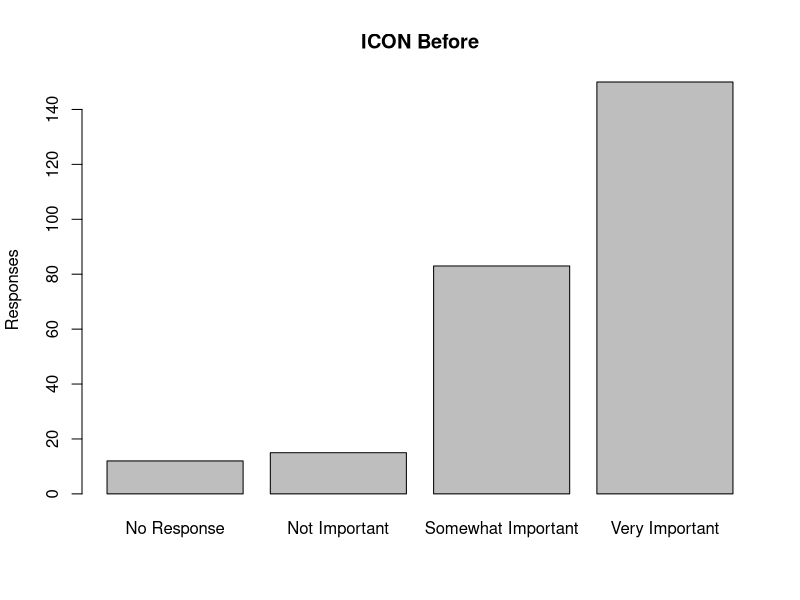
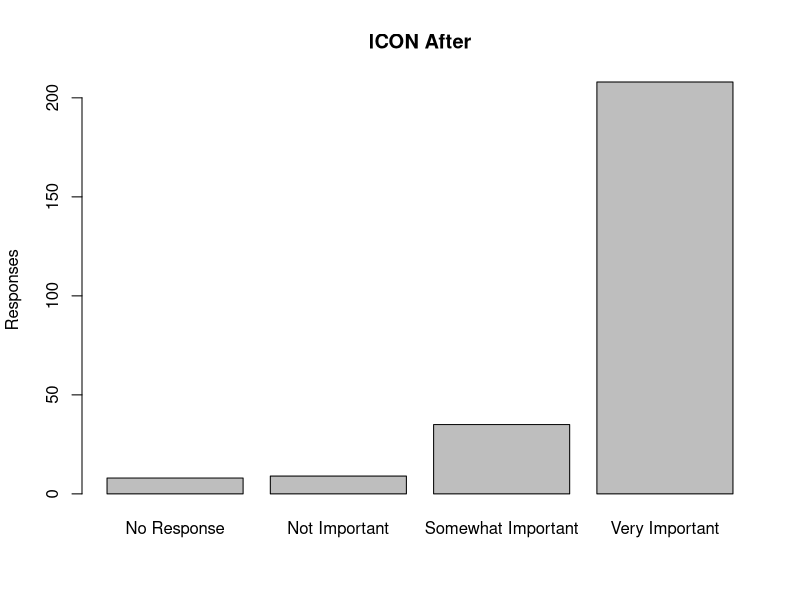
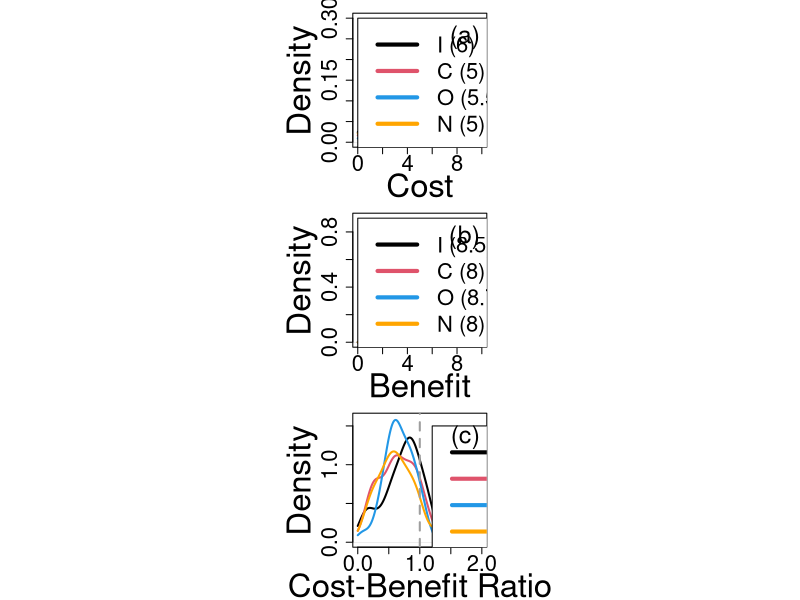
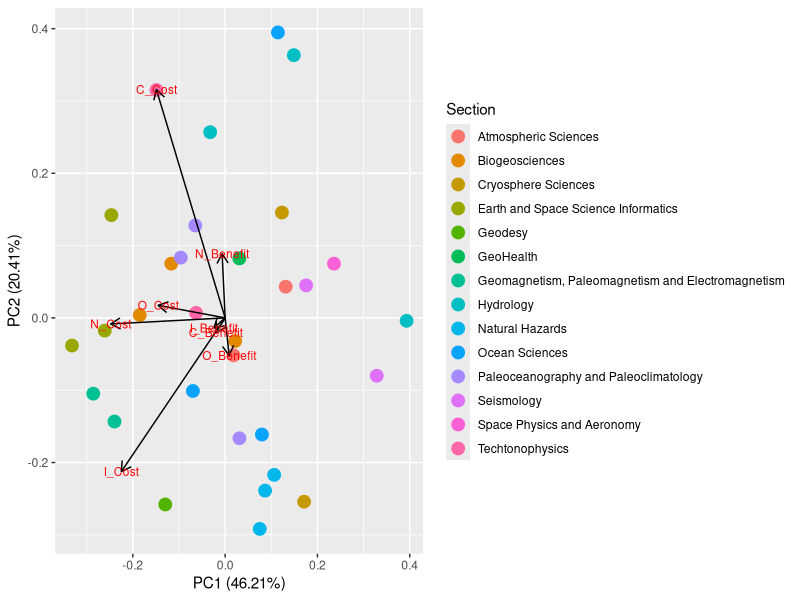
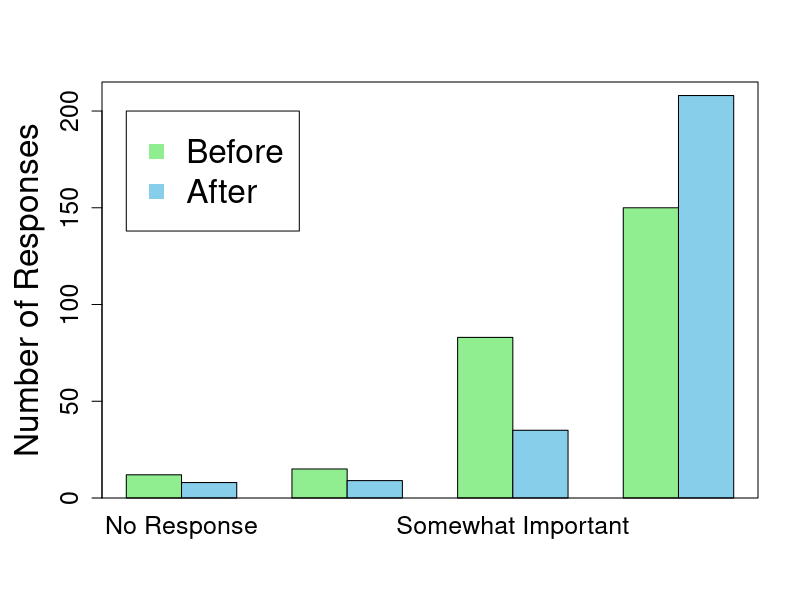

These charts were generated, in order, by the following R code:

dat = read.csv("ICON Cost_Benefit - Sheet1.csv",skip=1,stringsAsFactors = F)
head(dat)

# compute the cost-benefit ratios for each letter in each section

dat$I_CB_Ratio = dat$I_Cost/dat$I_Benefit
dat$C_CB_Ratio = dat$C_Cost/dat$C_Benefit
dat$O_CB_Ratio = dat$O_Cost/dat$O_Benefit
dat$N_CB_Ratio = dat$N_Cost/dat$N_Benefit

# make kernel density plots

pdf("ICON_Cost_Benefit.pdf",height=15)
par(pty="s",mfrow=c(3,1),mar=c(4,4,1,1))

plot(density(dat$I_Cost,from = 0,to = 10),type = "l",lwd=2,xlab="Cost",cex.lab=3,cex.axis=2,main="",ylim=c(0,0.3))
points(density(dat$C_Cost,from = 0,to = 10),type = "l",lwd=2,col=2)
points(density(dat$O_Cost,from = 0,to = 10),type = "l",lwd=2,col=4)
points(density(dat$N_Cost,from = 0,to = 10),type = "l",lwd=2,col="orange")
legend(0,0.3,legend = c(paste0("I (",round(median(dat$I_Cost),digits = 2),")"),
                        paste0("C (",round(median(dat$C_Cost),digits = 2),")"),
                        paste0("O (",round(median(dat$O_Cost),digits = 2),")"),
                        paste0("N (",round(median(dat$N_Cost),digits = 2),")")),
       lty = 1,col=c(1,2,4,"orange"),lwd=4,cex=2)
mtext(text = "(a) ",side = 3,line = -2.5,cex = 1.5,adj = 1)


plot(density(dat$I_Benefit,from = 0,to = 10),type = "l",lwd=2,xlab="Benefit",cex.lab=3,cex.axis=2,main="",ylim=c(0,0.9))
points(density(dat$C_Benefit,from = 0,to = 10),type = "l",lwd=2,col=2)
points(density(dat$O_Benefit,from = 0,to = 10),type = "l",lwd=2,col=4)
points(density(dat$N_Benefit,from = 0,to = 10),type = "l",lwd=2,col="orange")
legend(0,0.9,legend = c(paste0("I (",round(median(dat$I_Benefit),digits = 2),")"),
                        paste0("C (",round(median(dat$C_Benefit),digits = 2),")"),
                        paste0("O (",round(median(dat$O_Benefit),digits = 2),")"),
                        paste0("N (",round(median(dat$N_Benefit),digits = 2),")")),
       lty = 1,col=c(1,2,4,"orange"),lwd=4,cex=2)
mtext(text = "(b) ",side = 3,line = -2.5,cex = 1.5,adj = 1)

plot(density(dat$I_CB_Ratio,from = 0,to = 2),type = "l",lwd=2,xlab="Cost-Benefit Ratio",cex.lab=3,cex.axis=2,main="",ylim=c(0,1.6))
points(density(dat$C_CB_Ratio,from = 0,to = 2),type = "l",lwd=2,col=2)
points(density(dat$O_CB_Ratio,from = 0,to = 2),type = "l",lwd=2,col=4)
points(density(dat$N_CB_Ratio,from = 0,to = 2),type = "l",lwd=2,col="orange")
legend(1.2,1.5,legend = c(paste0("I (",round(median(dat$I_CB_Ratio),digits = 2),")"),
                        paste0("C (",round(median(dat$C_CB_Ratio),digits = 2),")"),
                        paste0("O (",round(median(dat$O_CB_Ratio),digits = 2),")"),
                        paste0("N (",round(median(dat$N_CB_Ratio),digits = 2),")")),
       lty = 1,col=c(1,2,4,"orange"),lwd=4,cex=2)
abline(v=1,col=8,lwd=2,lty=2)
mtext(text = "(c) ",side = 3,line = -2.5,cex = 1.5,adj = 1)


dev.off()

# do wilcox text comparing cost to benefit

costs = c(dat$I_Cost,dat$C_Cost,dat$O_Cost,dat$N_Cost)

benefits = c(dat$I_Benefit,dat$C_Benefit,dat$O_Benefit,dat$N_Benefit)

summary(costs)
# Min. 1st Qu.  Median    Mean 3rd Qu.    Max. 
# 0.750   3.750   5.375   5.434   7.250   9.250

summary(benefits)
# Min. 1st Qu.  Median    Mean 3rd Qu.    Max. 
# 3.750   7.750   8.375   8.177   9.000   9.500 

wilcox.test(x = costs,y = benefits)
# W = 2273.5, p-value < 2.2e-16

# do one sided wilcox to test if medians of the ratios are less than 1
wilcox.test(x = dat$I_CB_Ratio,alternative = "less",mu = 1)
# data:  dat$I_CB_Ratio
# V = 21, p-value = 1.79e-05
# alternative hypothesis: true location is less than 1

wilcox.test(x = dat$C_CB_Ratio,alternative = "less",mu = 1)
# data:  dat$C_CB_Ratio
# V = 14, p-value = 5.66e-06
# alternative hypothesis: true location is less than 1

wilcox.test(x = dat$O_CB_Ratio,alternative = "less",mu = 1)
# data:  dat$O_CB_Ratio
# V = 6, p-value = 1.669e-06
# alternative hypothesis: true location is less than 1

wilcox.test(x = dat$N_CB_Ratio,alternative = "less",mu = 1)
# data:  dat$N_CB_Ratio
# V = 55, p-value = 0.0001357
# alternative hypothesis: true location is less than 1

# doing PCA and associated plot
library(ggfortify)

df = dat[,-grep(pattern = "Ratio",x = colnames(dat))]
df = df[,-grep(pattern = "Team",x = colnames(df))]

pca_res <- prcomp(df[,-grep(pattern = "Section",x = colnames(df))], scale. = F)

pdf("ICON_PCA.pdf", width = 12)
autoplot(pca_res, data = df, colour = 'Section', loadings = TRUE,
         loadings.label = TRUE, loadings.label.size = 3,loadings.colour = 'black',size=4)
dev.off()

#####
# start analysis of the survey data
#####

# note that the relevant column names were changed manually before reading in
survey = read.csv("03 - ICON Special Collection - Participation Survey (Responses) - Form Responses 1.csv",skip=0,stringsAsFactors = F)
head(survey)

# filling in the no response cells
cols.to.loop = c("I_before","C_before","O_before","N_before","I_now","C_now","O_now","N_now")
for (col.use in cols.to.loop) {
  
  survey[which(survey[,col.use] == ""),col.use] = "No Response"
  
}

# making plots


plot(as.factor(c(survey$I_before,survey$C_before,survey$O_before,survey$N_before)),ylab="Responses",main="ICON Before")
plot(as.factor(c(survey$I_now,survey$C_now,survey$O_now,survey$N_now)),ylab="Responses",main="ICON After")

icon.before = summary(as.factor(c(survey$I_before,survey$C_before,survey$O_before,survey$N_before)))
icon.after = summary(as.factor(c(survey$I_now,survey$C_now,survey$O_now,survey$N_now)))

icon.comp = rbind(icon.before,icon.after)

pdf("ICON_Importance.pdf",width=12)
par(mar=c(5, 5, 4, 2) + 0.1)
barplot(icon.comp,beside=T,ylab="Number of Responses",col=c("light green" , "skyblue"),cex.axis = 1.5,cex.lab=2,cex.names = 1.5,ylim=c(0,215))
legend(x = 1,y = 200,legend = c("Before","After"),col=c("light green" , "skyblue"),pch=15,cex=2)
box()
dev.off()
